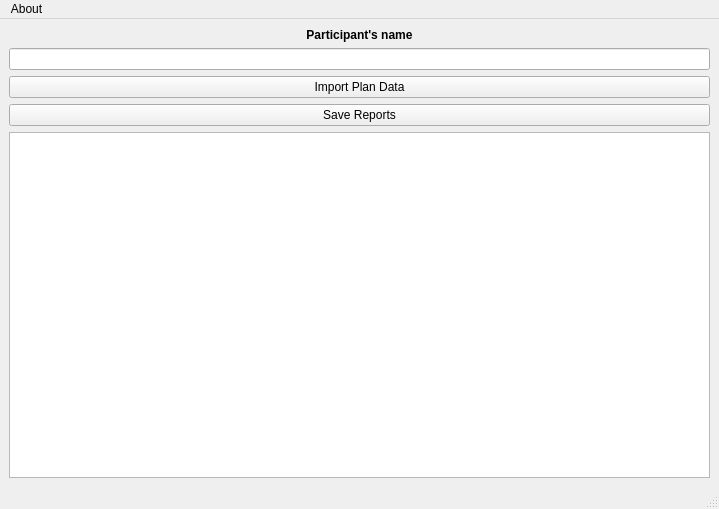
<?xml version="1.0" encoding="UTF-8"?>
<ui version="4.0">
    <class>MainWindow</class>
    <widget class="QMainWindow" name="MainWindow">
        <property name="geometry">
            <rect>
                <x>0</x>
                <y>0</y>
                <width>719</width>
                <height>509</height>
            </rect>
        </property>
        <property name="windowTitle">
            <string>PyPlanScoring</string>
        </property>
        <property name="windowIcon">
            <iconset resource="qt_ui/icons.qrc">
                <normaloff>:/icons/app.png</normaloff>:/icons/app.png
            </iconset>
        </property>
        <widget class="QWidget" name="centralwidget">
            <layout class="QGridLayout" name="gridLayout">
                <item row="2" column="0">
                    <widget class="QLineEdit" name="lineEdit"/>
                </item>
                <item row="4" column="0">
                    <widget class="QPushButton" name="save_reports_button">
                        <property name="toolTip">
                            <string>&lt;html&gt;&lt;head/&gt;&lt;body&gt;&lt;p&gt;&lt;span style=&quot; font-weight:600;&quot;&gt;Save
                                constrains and evaluated scoring reports on *.xls file&lt;/span&gt;&lt;/p&gt;&lt;/body&gt;&lt;/html&gt;</string>
                        </property>
                        <property name="text">
                            <string>Save Reports</string>
                        </property>
                    </widget>
                </item>
                <item row="1" column="0">
                    <widget class="QLabel" name="label">
                        <property name="text">
                            <string>&lt;html&gt;&lt;head/&gt;&lt;body&gt;&lt;p align=&quot;center&quot;&gt;&lt;span
                                style=&quot; font-weight:600;&quot;&gt;Participant's name&lt;/span&gt;&lt;/p&gt;&lt;/body&gt;&lt;/html&gt;</string>
                        </property>
                    </widget>
                </item>
                <item row="3" column="0">
                    <widget class="QPushButton" name="import_button">
                        <property name="toolTip">
                            <string>&lt;html&gt;&lt;head/&gt;&lt;body&gt;&lt;p&gt;&lt;span style=&quot; font-weight:600;&quot;&gt;Import
                                plan data - set the folder containing RP,RS,RD dicom files&lt;/span&gt;&lt;/p&gt;&lt;/body&gt;&lt;/html&gt;</string>
                        </property>
                        <property name="text">
                            <string>Import Plan Data</string>
                        </property>
                    </widget>
                </item>
                <item row="5" column="0">
                    <widget class="QListWidget" name="listWidget">
                        <property name="toolTip">
                            <string>&lt;html&gt;&lt;head/&gt;&lt;body&gt;&lt;p&gt;&lt;span style=&quot; font-weight:600;&quot;&gt;Import
                                plan data - set the folder containing RP,RS,RD dicom files&lt;/span&gt;&lt;/p&gt;&lt;/body&gt;&lt;/html&gt;</string>
                        </property>
                    </widget>
                </item>
            </layout>
        </widget>
        <widget class="QMenuBar" name="menubar">
            <property name="geometry">
                <rect>
                    <x>0</x>
                    <y>0</y>
                    <width>719</width>
                    <height>20</height>
                </rect>
            </property>
            <widget class="QMenu" name="menuAbout">
                <property name="title">
                    <string>About</string>
                </property>
                <addaction name="action_developer"/>
            </widget>
            <addaction name="menuAbout"/>
        </widget>
        <widget class="QStatusBar" name="statusbar"/>
        <action name="action_developer">
            <property name="text">
                <string>Developer</string>
            </property>
        </action>
        <action name="actionDicom_Data">
            <property name="text">
                <string>Dicom Data</string>
            </property>
        </action>
    </widget>
    <resources>
        <include location="qt_ui/icons.qrc"/>
    </resources>
    <connections/>
</ui>
